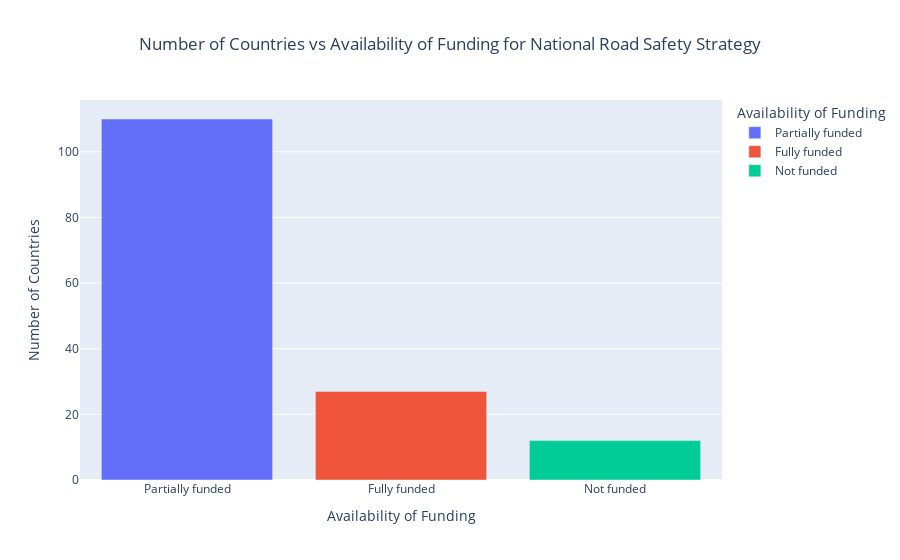

Notebook cell for this chart:
### Markdown cell above
### Money Matters?

Maybe it’s money that matters.

We first find the percentage of countries that have recieve fundings for road safety strategies.
- 18% of countries have full funding for road safety strategies.
- 74% of countries have partial funding for road safety strategies.
- 8% of countries have no funding for road safety strategies.

Then, we make a similar bubble plot with the funding for road safety strategies as the colour of the bubble.

### Code cell
# Bar plot for Number of countries vs Availability of funding for national road safety strategy
import plotly.express as px
import pandas as pd
import numpy as np

# The data is the rows with Type: Availability of funding for national road safety strategy
# The data is in the form: - if there is no data
# the rest are in the 3 class: - Not funded, - Partially funded, - Fully funded

# We will use the number of countries in each class to make the bar plot
# Filter the dataset for relevant types
df_funding = df[df['Type'].isin(['Availability of funding for national road safety strategy'])]

def extract_value(value):
    if value == '−':
        value = np.nan
    else:
        value = value

    return value

# Apply the function to the 'Availability of funding for national road safety strategy' values
df_funding['Value'] = df_funding['Value'].apply(extract_value)
# Drop nan
df_funding.dropna(subset=['Value'], inplace=True)
# reset index
df_funding.reset_index(drop=True, inplace=True)
#display(df_funding.head())

# Bar plot for Number of countries vs Availability of funding for national road safety strategy
# Create a new dataframe with the relevant columns
funding_df = df_funding[['Country_Code', 'Country_Name', 'Value']].copy()
funding_df.rename(columns={'Value': 'Funding'}, inplace=True)

# Count the number of countries in each class
funding_count = funding_df['Funding'].value_counts().reset_index()
funding_count.columns = ['Funding', 'Count']

# Make the bar plot using plotly express
fig = px.bar(funding_count,
             x='Funding',
             y='Count',
             title='Number of Countries vs Availability of Funding for National Road Safety Strategy',
             labels={'Funding': 'Availability of Funding', 'Count': 'Number of Countries'},
             color='Funding',
             color_discrete_sequence=px.colors.qualitative.Plotly)
fig.update_layout(title_x=0.5)  # Center the title
fig.show()

# Calculate the percentage of countries in each class
funding_count['Percentage'] = (funding_count['Count'] / funding_count['Count'].sum()) * 100
print(funding_count)

# Using fig 1 but with color as funding

# Modify the dataframe to include the funding information
merged_df2 = merged_df.copy()
merged_df2 = pd.merge(merged_df2, funding_df, on=['Country_Code', 'Country_Name'], how='inner')
#display(merged_df2.head())  # Display the first few rows of the merged dataframe

fig1 = px.scatter(
    merged_df2,
    x='Blood Alcohol Concentration (BAC) limit for drivers',
    y='Attribution of road traffic deaths to alcohol (%)',
    #size='Scaled Deaths',  # scaled size
    color='Funding',  # each country gets a unique color
    hover_name='Country_Name',
    title='Bubble Chart: BAC Limit vs % Deaths Due to Alcohol (with size of bubble as Total Deaths)',
    labels={
        'Blood Alcohol Concentration (BAC) limit for drivers': 'BAC Limit (g/dl)',
        'Attribution of road traffic deaths to alcohol (%)': 'Percentage of Deaths Due to Alcohol'
    },
    size_max=30,  # reduce max size
    height=600,
)
fig1.update_traces(marker=dict(sizemode='diameter', opacity=0.7, line_width=1))
fig1.update_layout(
    title_x=0.5,
    legend_title_text='Country',
    showlegend=True  # set True if you want a clickable color legend
)
fig1.show()

### Figure 1 — Plotly figure (JSON) as saved in the notebook; plotly's stock layout.template omitted (floating-point values rounded to 4 significant figures)
{"data": [{"hovertemplate": "Availability of Funding=%{x}<br>Number of Countries=%{y}<extra></extra>", "legendgroup": "Partially funded", "marker": {"color": "#636EFA", "pattern": {"shape": ""}}, "name": "Partially funded", "orientation": "v", "showlegend": true, "textposition": "auto", "type": "bar", "x": ["Partially funded"], "xaxis": "x", "y": [110], "yaxis": "y"}, {"hovertemplate": "Availability of Funding=%{x}<br>Number of Countries=%{y}<extra></extra>", "legendgroup": "Fully funded", "marker": {"color": "#EF553B", "pattern": {"shape": ""}}, "name": "Fully funded", "orientation": "v", "showlegend": true, "textposition": "auto", "type": "bar", "x": ["Fully funded"], "xaxis": "x", "y": [27], "yaxis": "y"}, {"hovertemplate": "Availability of Funding=%{x}<br>Number of Countries=%{y}<extra></extra>", "legendgroup": "Not funded", "marker": {"color": "#00CC96", "pattern": {"shape": ""}}, "name": "Not funded", "orientation": "v", "showlegend": true, "textposition": "auto", "type": "bar", "x": ["Not funded"], "xaxis": "x", "y": [12], "yaxis": "y"}], "layout": {"barmode": "relative", "legend": {"title": {"text": "Availability of Funding"}, "tracegroupgap": 0}, "title": {"text": "Number of Countries vs Availability of Funding for National Road Safety Strategy", "x": 0.5}, "xaxis": {"anchor": "y", "categoryarray": ["Partially funded", "Fully funded", "Not funded"], "categoryorder": "array", "domain": [0, 1], "title": {"text": "Availability of Funding"}}, "yaxis": {"anchor": "x", "domain": [0, 1], "title": {"text": "Number of Countries"}}}}
